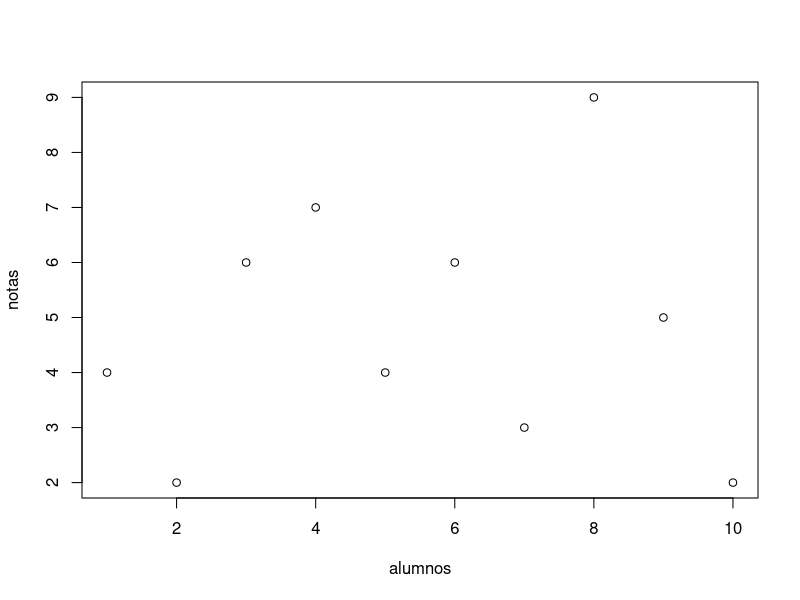
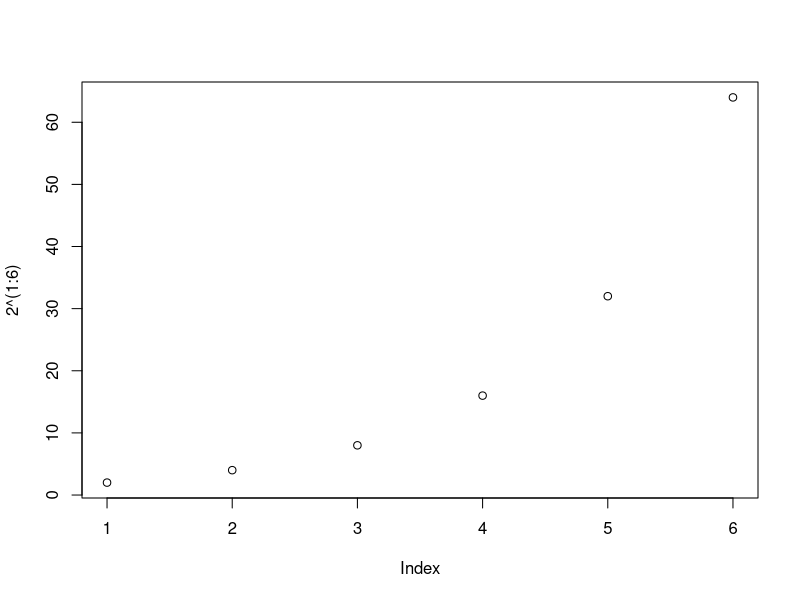
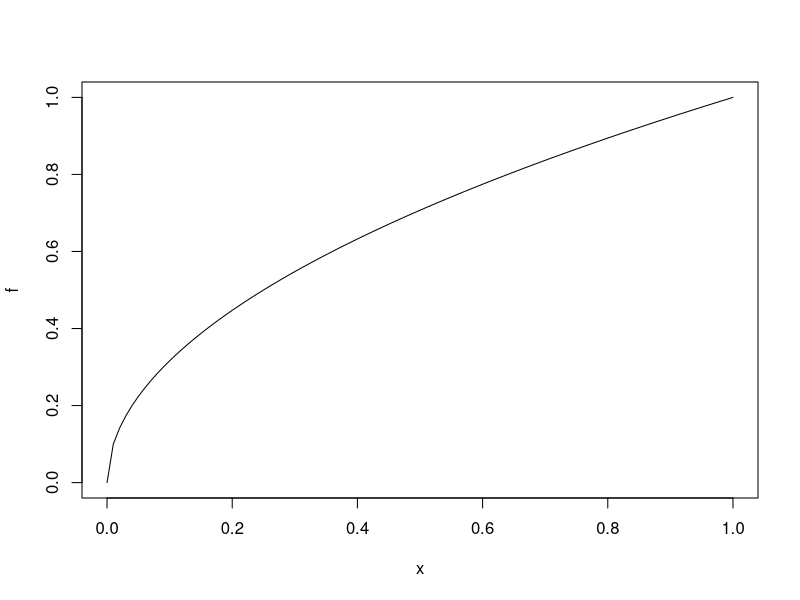
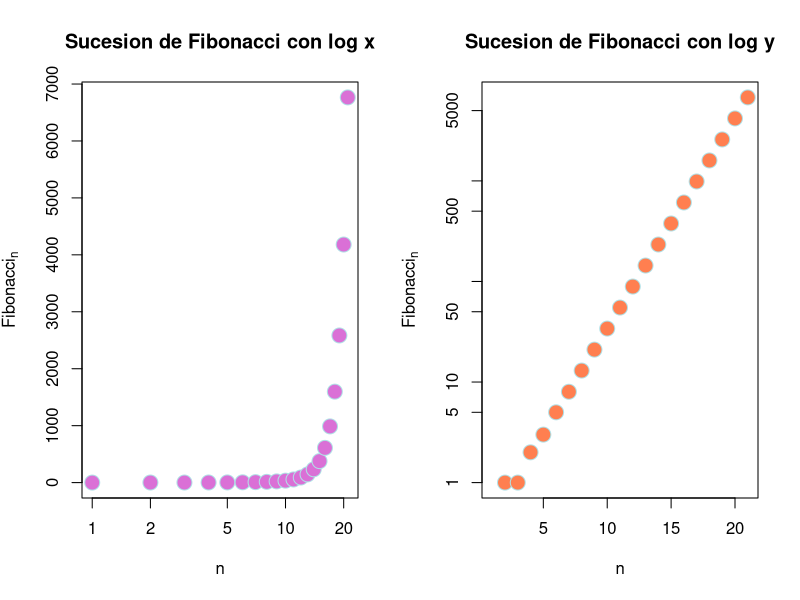
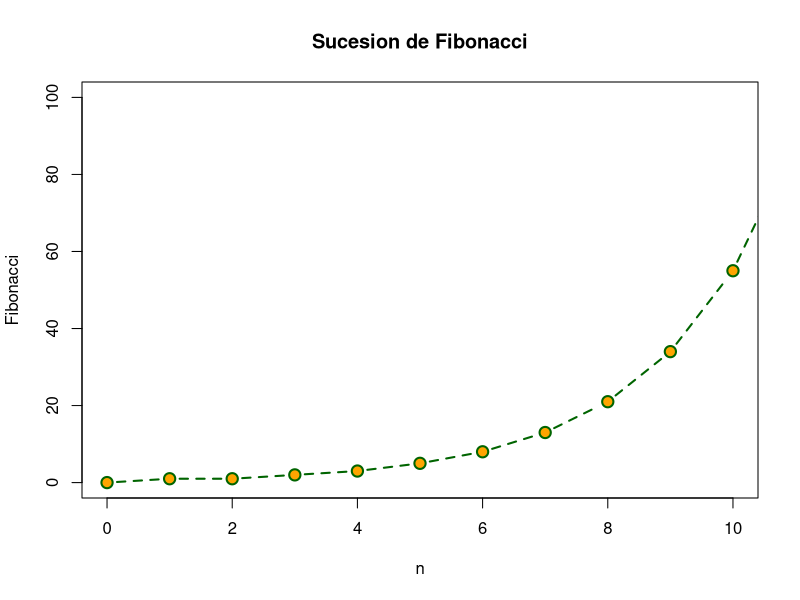
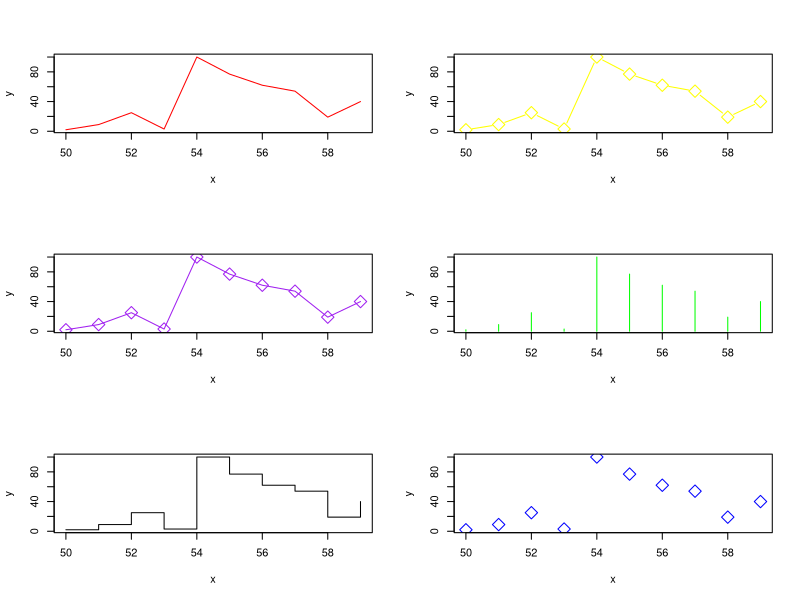
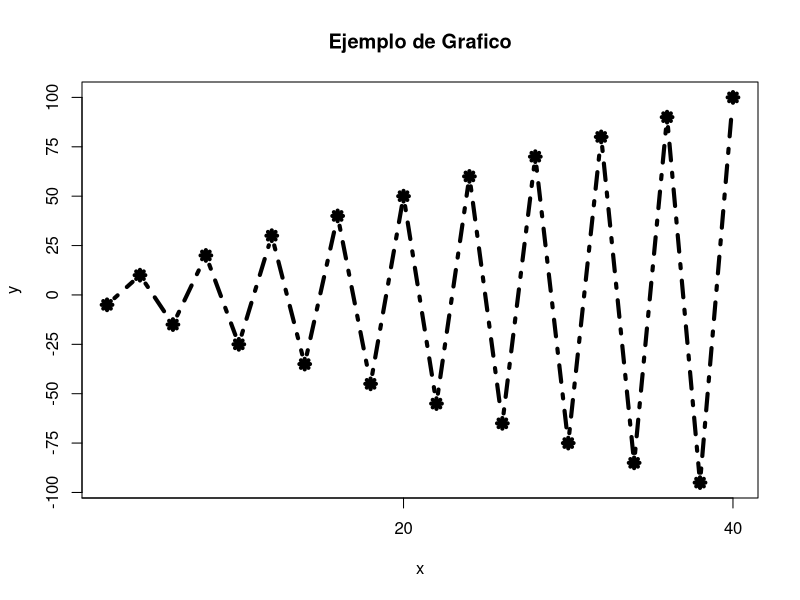

These figures' R source, in order:
## ---- chunk 1
alumnos <- (1:10)
notas <- c(4,2,6,7,4,6,3,9,5,2)
plot(alumnos, notas)
## ---- chunk 2
plot(2^(1:6))
## ---- chunk 3
f <- function(x){sqrt(x)}
plot(f)
## ---- chunk 4
n <- 0:20
fibonacci <- (1/sqrt(5)) * ((1 + sqrt(5))/2)^n - (1/sqrt(5)) * ((1 - sqrt(5))/2)^n
fibonacci

par(mfrow = c(1,2))
plot(fibonacci, xlab = "n", ylab = expression(Fibonacci[n]), main = "Sucesion de Fibonacci con log x", pch = 21, cex = 2, col = "powderblue", bg = "orchid", log = "x")
plot(fibonacci, xlab = "n", ylab = expression(Fibonacci[n]), main = "Sucesion de Fibonacci con log y", pch = 21, cex = 2,col = "powderblue", bg = "coral", log = "y")
par(mfrow = c(1,1))
## ---- chunk 5
plot(n, fibonacci, type = "b", main = "Sucesion de Fibonacci", xlab = "n", ylab = "Fibonacci", pch = 21, cex = 1.5, 
     col = "darkgreen", bg = "orange", lty = 2, lwd = 2, xlim = c(0,10), ylim = c(0,100))
## ---- chunk 6
par(mfrow = c(3,2))
x <- 50:59
y <- c(2,9,25,3,100,77,62,54,19,40)
plot(x, y, pch = 23, cex = 2, col = "red", type = "l")
plot(x, y, pch = 23, cex = 2, col = "yellow", type = "b")
plot(x, y, pch = 23, cex = 2, col = "purple", type = "o")
plot(x, y, pch = 23, cex = 2, col = "green", type = "h")
plot(x, y, pch = 23, cex = 2, col = "black", type = "s")
plot(x, y, pch = 23, cex = 2, col = "blue", type = "p")
par(mfrow = c(1,1))
## ---- chunk 7
x <- (2*(1:20))
y <- (-1)^(1:20) * 5 * (1:20)
plot(x, y, main = "Ejemplo de Grafico", pch = 8, cex = 1, type = "b", lty = 4,
     lwd = 4, xaxp = c(0,40,2), yaxp = c(-100,100,8))
